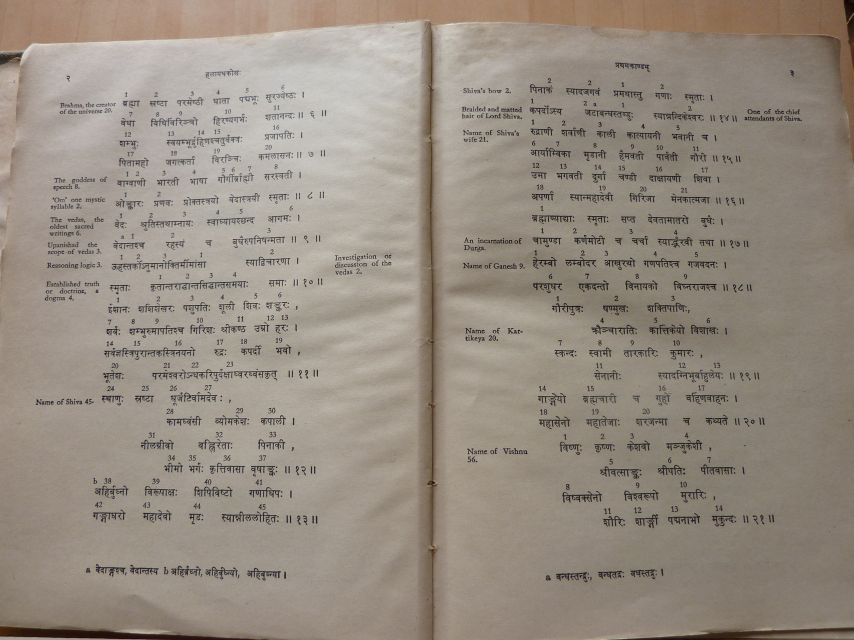
#> input picture resources/book2/o8.jpg, 2560 x 1920 px, found by its file name (shown at 1/3 size)
$ python wordseg_inv2.py   (Python 2 division)   (older library calls are emulated)
#> lines starting #> are read from the running program, lines starting #| are printed output that depends on the picture; after the words box and inside, x2 and y2 are one past the last pixel; in counts of white or black regions, pixels touching at a corner belong together; long printed decimals are rounded
### src/prep2.py
# -*- coding: utf-8 -*-
"""
Created on Sun Apr 12 15:09:51 2015

@author: suryo

Python module for preprocessing images of Indain manuscriptsfor further
processing and pattern matching.

This python module can perform the following functions:

1. Binarization - method binary_img(img) performs this function
2. Skew correction - method skew_correction(img) performs this function
Need to introduce machine learning of some sort to make the skew correction
method run faster :(

Or... A simple fix would be to resize the image first, and then apply the skew
correction method! That'll probably take lesser time...

Resizing is yielding better results.
"""

import cv2
import numpy as np
from scipy.stats import mode

kernel = np.ones((5,5),np.uint8)
clahe = cv2.createCLAHE(clipLimit=2.0, tileGridSize=(8,8))

"""
Method to binarize an image

Input: Grayscale image
Output: Binary image

The nature of the output is such that the text(foreground) has a colour
value of (255,255,255), and the background has a value of (0,0,0).
"""
def binary_img(img):

    #img_erode = cv2.dilate(img,kernel,iterations = 2)
    blur=cv2.medianBlur(img,5)

    #mask1 = np.ones(img.shape[:2],np.uint8)
    """Applying histogram equalization"""
    cl1 = clahe.apply(blur)

    circles_mask = cv2.dilate(cl1,kernel,iterations = 1)
    circles_mask = (255-circles_mask)
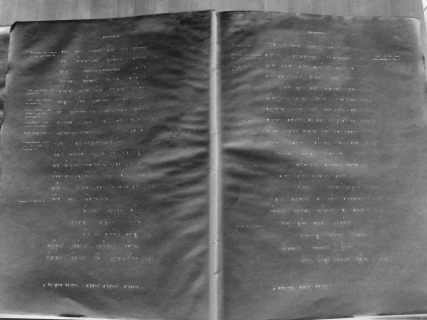
#> circles_mask: shape (1920, 2560) (shown at 1/6 size); min 20, max 248, mean 99.3

    thresh = 1
    circles_mask = cv2.threshold(circles_mask, thresh, 255, cv2.THRESH_BINARY)[1]
#> circles_mask: shape (1920, 2560); every value is 255

    edges = cv2.Canny(cl1,100,200)
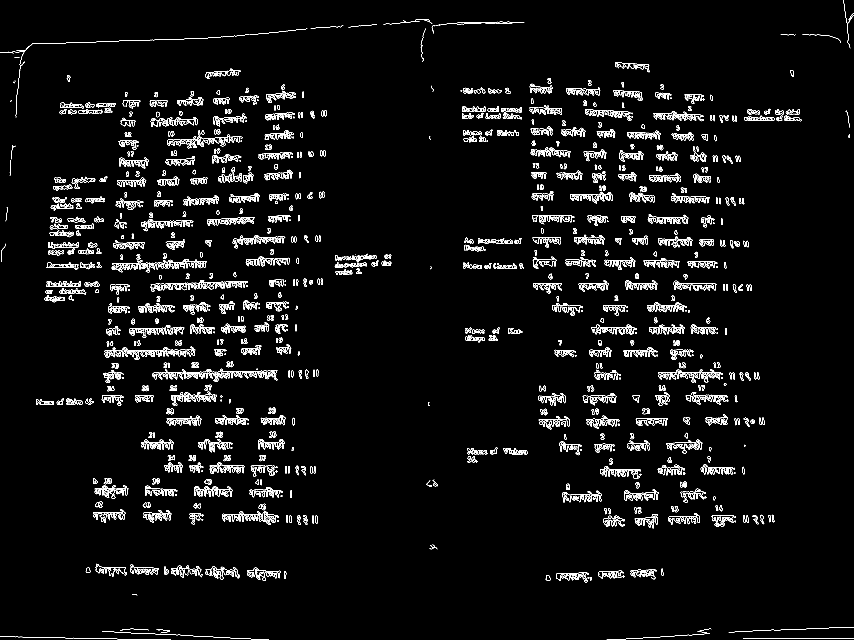
#> edges: shape (1920, 2560) (shown at 1/3 size); 2.8% white in thin lines or dots

    edges = cv2.bitwise_and(edges,edges,mask=circles_mask)

    dilation = cv2.dilate(edges,kernel,iterations = 1)
#> dilation: shape (1920, 2560); 11.6% white; 513 white regions, largest, box (x1, y1, x2, y2) and area: (455, 1086, 836, 1147) 9676, (333, 758, 622, 820) 7656, (450, 838, 746, 877) 6756

    display = cv2.bitwise_and(img,img,mask=dilation)

    cl2 = clahe.apply(display)
    cl2 = clahe.apply(cl2)

    ret,th = cv2.threshold(cl2,0,255,cv2.THRESH_BINARY+cv2.THRESH_OTSU)
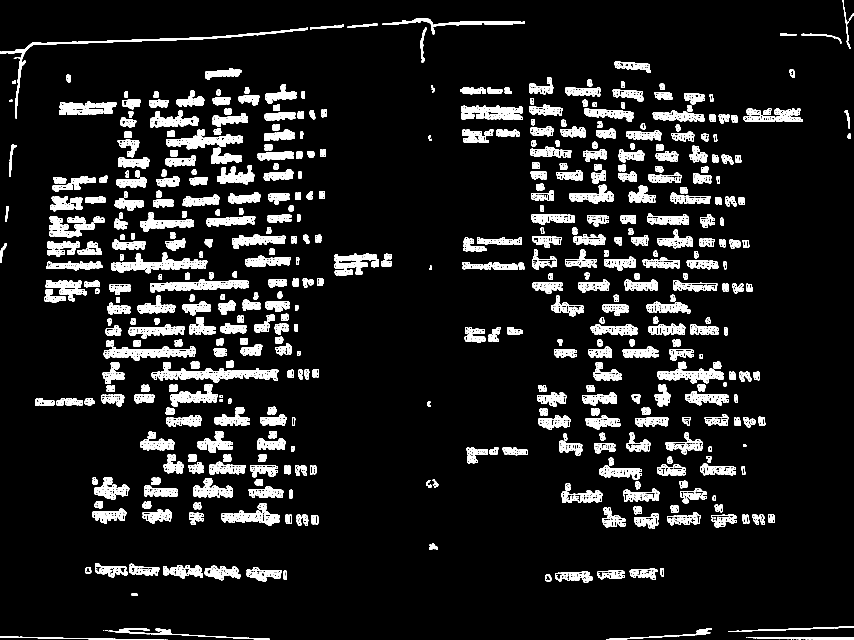
#> th: shape (1920, 2560) (shown at 1/3 size); 8.6% white; 905 white regions (187 under 20 px), largest, box (x1, y1, x2, y2) and area: (455, 1086, 836, 1147) 7159, (0, 83, 924, 355) 6547, (333, 758, 622, 820) 5713
#> ret = 78
    th = 255 - th

    thg = cv2.adaptiveThreshold(display,255,cv2.ADAPTIVE_THRESH_GAUSSIAN_C,\
            cv2.THRESH_BINARY,11,2)
#> thg: shape (1920, 2560); 88.5% white; 1727 black regions (488 under 20 px), largest, box (x1, y1, x2, y2) and area: (0, 70, 1036, 359) 11657, (451, 1078, 840, 1284) 9984, (1968, 1014, 2191, 1220) 7576

    #final = cv2.bitwise_and(dilation,dilation,mask=th)

    finalg = cv2.bitwise_and(dilation,dilation,mask=thg)
#> finalg: shape (1920, 2560); 7.8% white; 1366 white regions (391 under 20 px), largest, box (x1, y1, x2, y2) and area: (0, 83, 924, 355) 6535, (455, 1086, 836, 1147) 6094, (333, 758, 622, 820) 4911

    finalg = 255 - finalg

    abso = cv2.bitwise_and(dilation,dilation,mask=finalg)
#> abso: shape (1920, 2560); 3.8% white in thin lines or dots

    return abso

"""
Method to resize the image. This is going to help in reducing the number
of computations, as the size of data will reduce.
"""

# [8 lines left out: function resize, not called in this run]

"""
Method to correct the skew of an image

Input: Binary image
Output: Skew corrected binary image

The nature of the output is such that the binary image is rotated appropriately
to remove any angular skew.

Find out the right place to insert the resizing method call.

Try to find one bounding rectangle around all the contours
"""

# [159 lines left out: function skew_correction, not called in this run]

def preprocess(img):
    return skew_correction(img)


cv2.waitKey(0)
cv2.destroyAllWindows()

### src/wordseg_inv2.py
# -*- coding: utf-8 -*-
"""
Created on Wed Jul 22 20:34:24 2015

@author: suryo
"""

import cv2
import prep2
import numpy as np
kernel1 = np.ones((2,2),np.uint8)
kernel2 = np.ones((1,1),np.uint8)

all_heights = []
img = cv2.imread('/home/suryo/Image_Processing_Exercises/indictools-prep/resources/book2/o8.jpg',0)
cv2.imshow('Output0',img)
words_temp = np.zeros(img.shape[:2],np.uint8)
boxes_temp = np.zeros(img.shape[:2],np.uint8)

binary = prep2.binary_img(img)
cv2.imshow('Outputimg1',binary)

dilation = cv2.dilate(binary,kernel1,iterations = 1)
#> dilation: shape (1920, 2560); 5.6% white; 1060 white regions (120 under 20 px), largest, box (x1, y1, x2, y2) and area: (458, 1108, 833, 1145) 4257, (335, 778, 620, 817) 3426, (313, 1041, 587, 1080) 3407
cv2.imshow('Outputimg2',dilation)

erosion = cv2.dilate(dilation,kernel1,iterations = 1)
#> erosion: shape (1920, 2560); 7.3% white; 750 white regions (41 under 20 px), largest, box (x1, y1, x2, y2) and area: (458, 1107, 834, 1146) 5959, (335, 778, 621, 819) 4606, (313, 1041, 588, 1081) 4425
cv2.imshow('Outputimg3',erosion)

edges = cv2.Canny(dilation,50,100)
#> edges: shape (1920, 2560); 2.7% white in thin lines or dots
cv2.imshow('edges',edges)

dilation2 = cv2.dilate(edges,kernel1,iterations = 1)
#> dilation2: shape (1920, 2560); 6% white in thin lines or dots
cv2.imshow('Outputimg9999',dilation2)

inv9999 = 255-dilation2
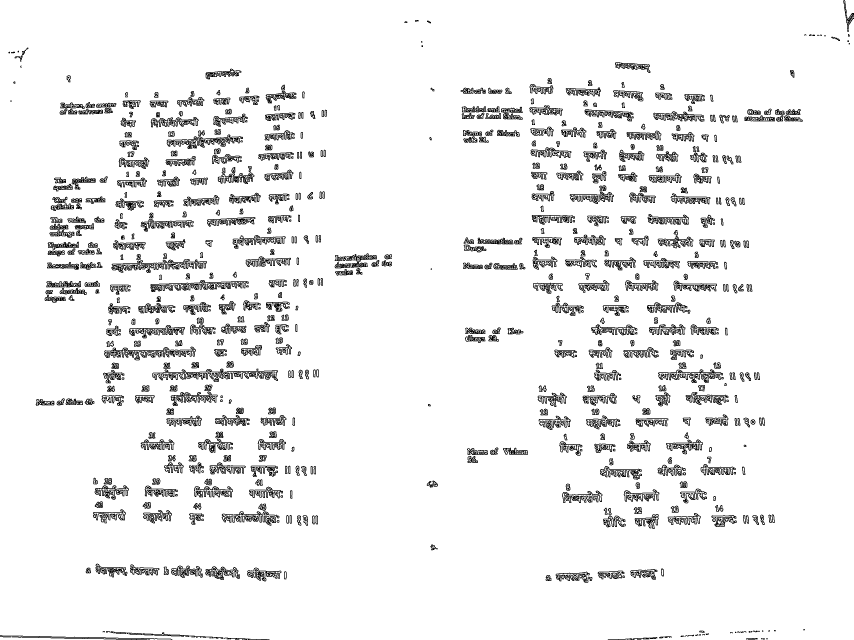
#> inv9999: shape (1920, 2560) (shown at 1/3 size); 94% white; black in thin lines or dots
cv2.imshow('inv9999',inv9999)

edges = cv2.dilate(edges,kernel1,iterations = 1)
ret,thresh = cv2.threshold(erosion,127,255,0)
contours, hierarchy = cv2.findContours(thresh,cv2.RETR_TREE,cv2.CHAIN_APPROX_SIMPLE)
#> contours = 2717 contours, 1705 with area under 20; largest, box (x1, y1, x2, y2) and area: (458, 1107, 834, 1146) 5436, (335, 778, 621, 819) 4175, (313, 1041, 588, 1081) 4046, (452, 841, 746, 876) 4026, (501, 404, 729, 447) 3254

for c in contours:
    x,y,w,h = cv2.boundingRect(c)
    #cv2.rectangle(boxes_temp,(x,y),(x+w,y+h),(255,255,255),-1)
    if h> 10:
        all_heights.append(h)
#> this loop made 2717 passes
#> (x, y, w, h) on passes 1, 6, 7: (1823, 1916, 75, 4), (2238, 1915, 35, 4), (673, 1914, 136, 6)
#> after the loop, all_heights = 652 values, max 96 at index 650, min 11 at index 7, mean 22.07

print all_heights
#> (printed output is left out)
std_dev = np.std(all_heights)
#> std_dev = 8.03
mn = np.mean(all_heights)
#> mn = 22.07
md = np.median(all_heights)
#> md = 19
print std_dev,mn, md
#| 8.028 22.074 19.0

for xx in contours:
    cv2.drawContours(edges,[xx],-1,(255,255,255),-1)
#> this loop made 2717 passes
#> xx on passes 2 to 4: [[2299, 1915], [2299, 1917], [2302, 1917], [2302, 1915]], [[2290, 1915], [2290, 1918], [2293, 1918], [2293, 1915]], [[2283, 1915], [2283, 1917], [2287, 1917], [2287, 1915]]
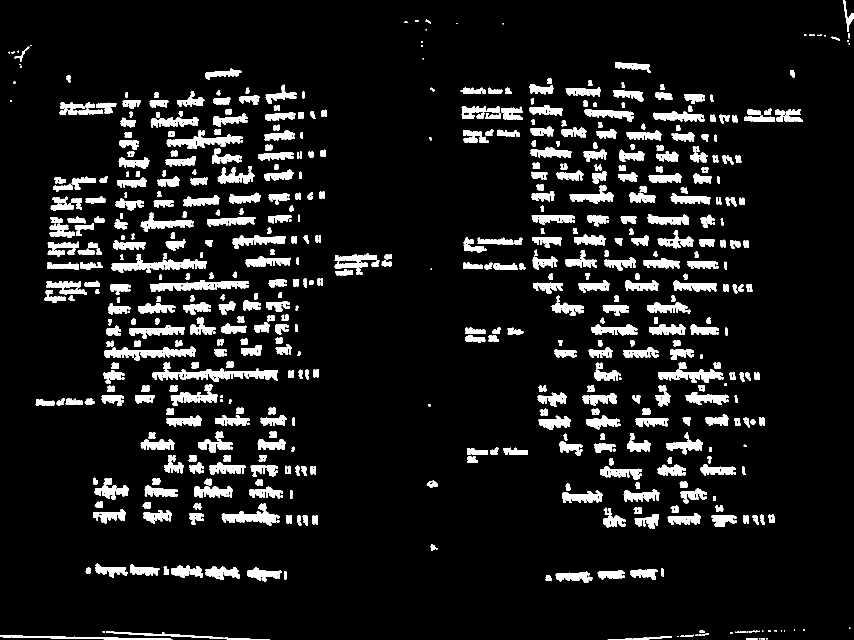
#> edges: shape (1920, 2560) (shown at 1/3 size); 8.6% white; 720 white regions (34 under 20 px), largest, box (x1, y1, x2, y2) and area: (457, 1106, 834, 1146) 7023, (334, 777, 621, 819) 5469, (312, 1040, 588, 1081) 5246

cv2.imshow('edges2',edges)


ret,thresh = cv2.threshold(erosion,127,255,0)
contours, hierarchy = cv2.findContours(thresh,cv2.RETR_TREE,cv2.CHAIN_APPROX_SIMPLE)

for c in contours:
    x,y,w,h = cv2.boundingRect(c)
    #if (mn+(std_dev/2)<h):
    cv2.rectangle(boxes_temp,(x,y),(x+w,y+h),(255,0,0),-1)
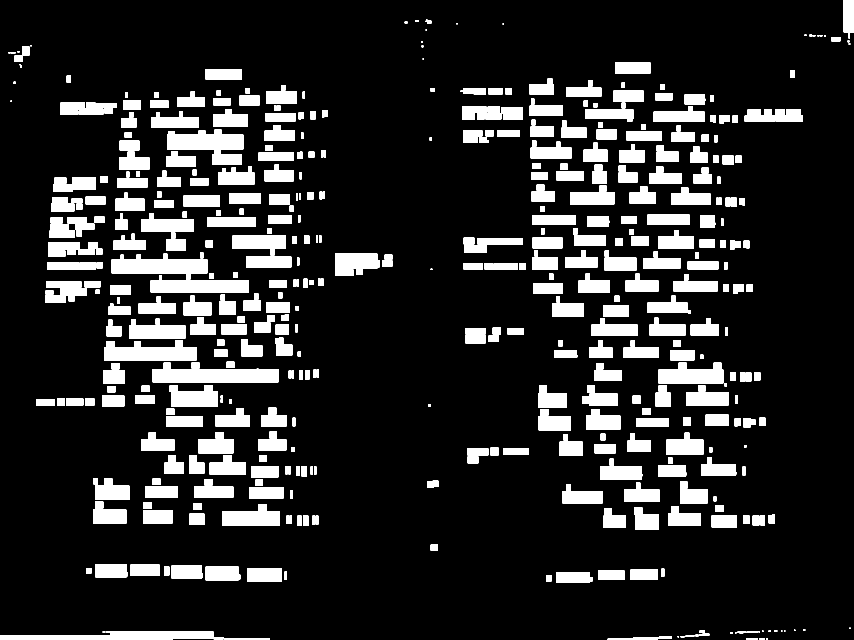
#> boxes_temp: shape (1920, 2560) (shown at 1/3 size); 14.9% white; 570 white regions (13 under 20 px)
    #cv2.rectangle(img,(x,y),(x+w,y+h),(255,0,0),2)

cv2.imshow('boxes_temp',boxes_temp)


ret,thresh = cv2.threshold(boxes_temp,127,255,0)
contours, hierarchy = cv2.findContours(thresh,cv2.RETR_TREE,cv2.CHAIN_APPROX_SIMPLE)
#> contours = 570 contours, 30 with area under 20; largest, box (x1, y1, x2, y2) and area: (458, 1088, 835, 1147) 15051, (501, 388, 730, 493) 13456, (335, 761, 622, 820) 12208, (313, 1023, 589, 1082) 11758, (0, 1894, 671, 1920) 11090

for c in contours:
    x,y,w,h = cv2.boundingRect(c)
    cv2.rectangle(img,(x,y),(x+w,y+h),(255,0,0),2)
#> this loop made 570 passes
#> c on passes 15, 16, 20: [[2205, 1896], [2205, 1899], [2209, 1899], [2209, 1896]], [[2241, 1895], [2241, 1898], [2244, 1898], [2244, 1895]], [[308, 1894], [308, 1897], [315, 1897], [315, 1894]]
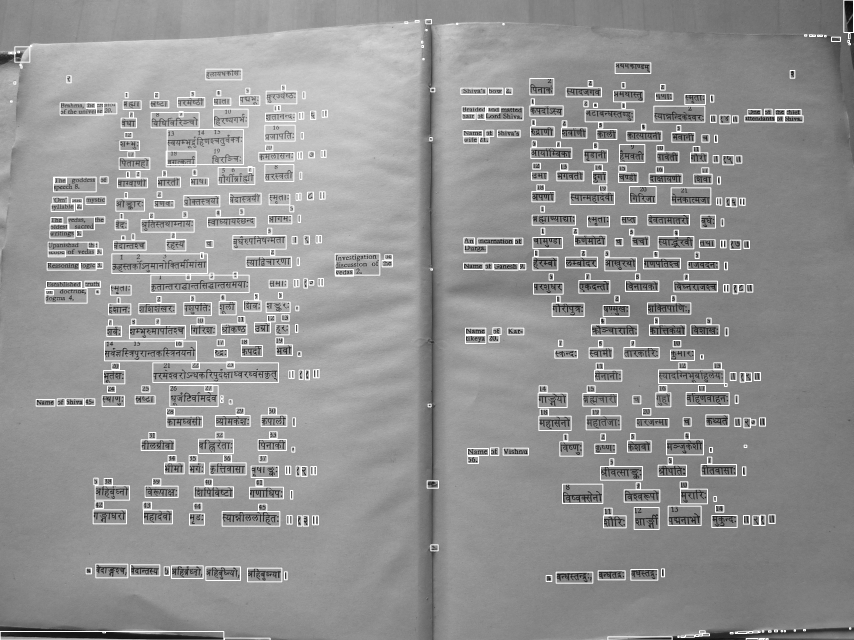
#> img: shape (1920, 2560) (shown at 1/3 size); min 0, max 255, mean 148.3

cv2.imshow('img',img)
cv2.waitKey(0)
cv2.destroyAllWindows()

$ run again, with resources/book2/o10.jpg copied over resources/book2/o8.jpg
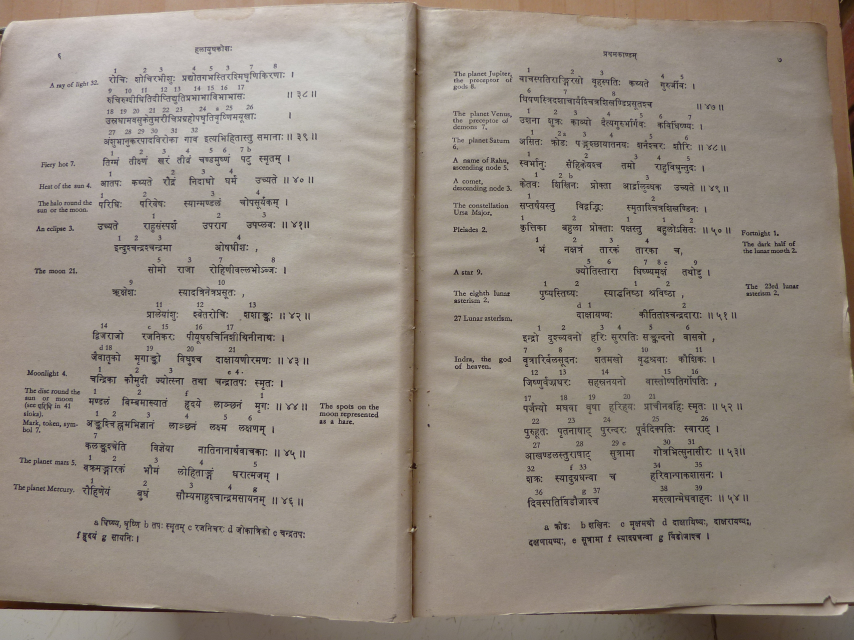
#> input picture resources/book2/o10.jpg, 2560 x 1920 px, found by its file name (shown at 1/3 size)
#> ret = 78
#> thg: shape (1920, 2560); 86.8% white; 1937 black regions (571 under 20 px), largest, box (x1, y1, x2, y2) and area: (302, 184, 861, 506) 28405, (1493, 1778, 2560, 1854) 16405, (0, 1794, 696, 1845) 11593
#> abso: shape (1920, 2560); 4.3% white in thin lines or dots
#> erosion: shape (1920, 2560); 8.4% white; 888 white regions (67 under 20 px), largest, box (x1, y1, x2, y2) and area: (317, 337, 770, 380) 7360, (321, 276, 737, 315) 6533, (1558, 282, 1959, 332) 6219
#> dilation2: shape (1920, 2560); 6.8% white in thin lines or dots
#> inv9999: shape (1920, 2560); 93.2% white; black in thin lines or dots
#> `contours, hierarchy = cv2.findContours(thresh,cv2.RETR_TREE,cv2.CHAIN_..`: contours = 3187 contours, 2085 with area under 20; largest, box (x1, y1, x2, y2) and area: (317, 337, 770, 380) 6813, (321, 276, 737, 315) 6006, (1558, 282, 1959, 332) 5684, (560, 994, 826, 1034) 4150, (529, 1468, 799, 1521) 4095
#> the loop `for c in contours:` made 3187 passes
#> (x, y, w, h) on passes 5, 8, 9: (1168, 1863, 15, 8), (1297, 1847, 10, 5), (1174, 1847, 17, 13)
#> after the loop `for c in contours:`: all_heights = 728 values, max 165 at index 608, min 11 at index 1, mean 21.72
#> (printed output is left out)
#> std_dev = 9.14
#> mn = 21.72
#> md = 19
#| 9.141 21.717 19.0
#> the loop `for xx in contours:` made 3187 passes
#> xx on passes 1 to 3: [[1199, 1868], [1199, 1870], [1204, 1870], [1204, 1868]], [[1212, 1867], [1212, 1869], [1214, 1869], [1214, 1867]], [[1223, 1866], [1223, 1868], [1225, 1868], [1225, 1866]]
#> after the loop `for xx in contours:`:
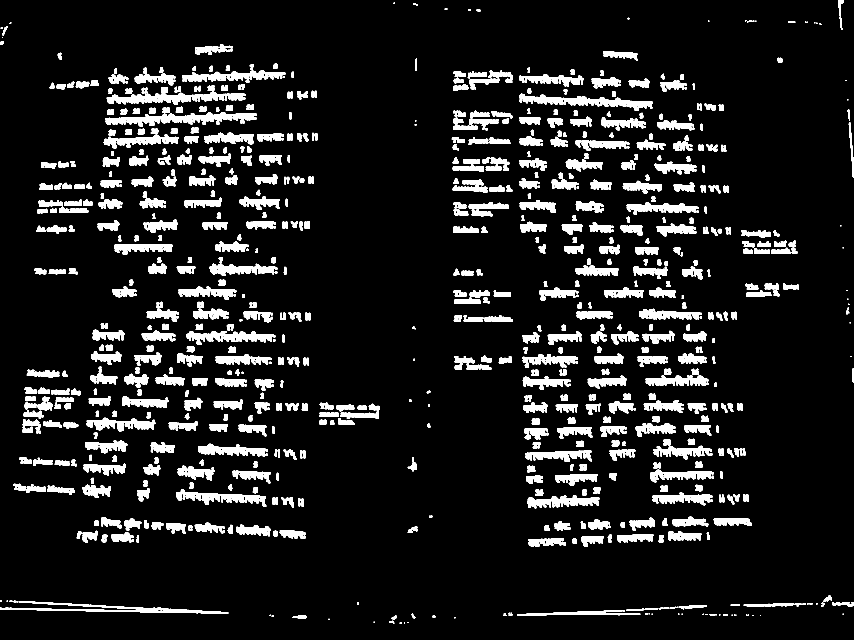
#> edges: shape (1920, 2560) (shown at 1/3 size); 9.8% white; 835 white regions (55 under 20 px), largest, box (x1, y1, x2, y2) and area: (316, 336, 770, 380) 8625, (320, 275, 737, 315) 7649, (1557, 281, 1959, 332) 7261
#> `contours, hierarchy = cv2.findContours(thresh,cv2.RETR_TREE,cv2.CHAIN_..`: contours = 665 contours, 43 with area under 20; largest, box (x1, y1, x2, y2) and area: (0, 1801, 686, 1842) 25400, (317, 319, 771, 381) 21367, (1558, 269, 1960, 349) 20708, (321, 258, 738, 334) 18044, (529, 1453, 800, 1522) 14591
#> the loop `for c in contours:` made 665 passes
#> c on passes 15 to 17: [[2244, 1844], [2244, 1847], [2247, 1847], [2247, 1844]], [[2238, 1844], [2238, 1848], [2242, 1848], [2242, 1844]], [[2202, 1844], [2202, 1847], [2209, 1847], [2209, 1844]]
#> after the loop `for c in contours:`:
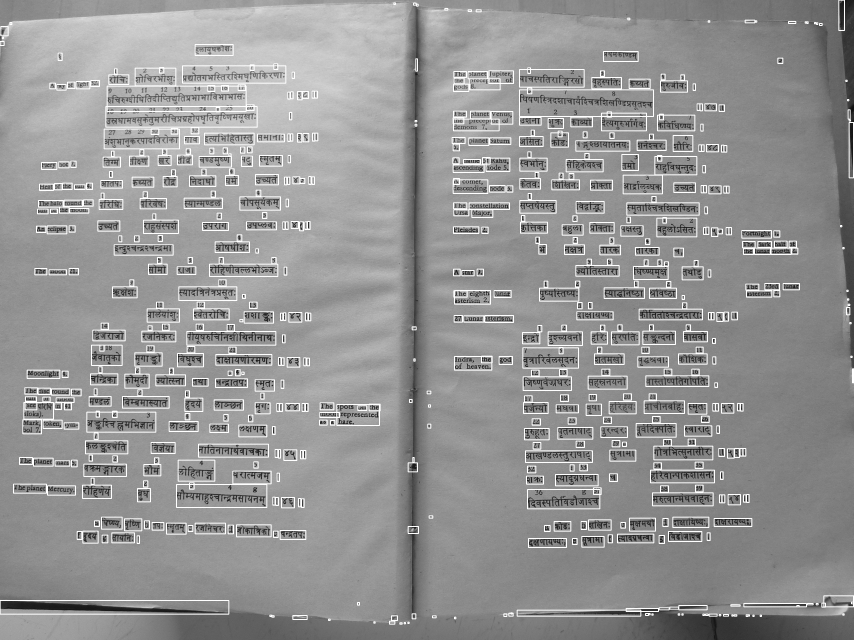
#> img: shape (1920, 2560) (shown at 1/3 size); min 0, max 255, mean 148.1
